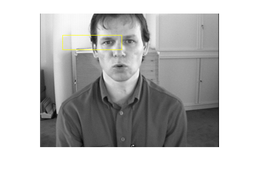
%> input picture merda que no funciona/lafotoquevolcarlota.png, 260 x 177 px, shrunk from 558 x 379 before the run
$ octave --eval "result = getHOG(imread('../merda que no funciona/lafotoquevolcarlota.png'));"   (GNU Octave 9; MATLAB toolbox functions it lacks are replaced by stand-ins)
%> lines starting %> are read from the running program, lines starting %| are printed output that depends on the picture
function [HOGdescriptor] = getHOG(I)
% INPUT IS AN IMAGE (MUST HAVE ROWS AND COLUMNS BE MULTIPLES OF 8, OTHERWISE IT WILL BE SCALED)
% OUTPUT IS A HOG DESCRIPTOR
h = [-1 0 1];
h2 = [-1;0;1];

%ndg = double(rgb2gray(I));
ndg = double(I);

Hgrad = imfilter(ndg,h); %contorns horitzontals
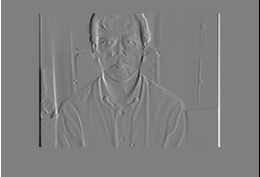
%> Hgrad: size 177x260x3 double; mean R, G, B 0, 0, 0; drawn with min black and max white
Vgrad = imfilter(ndg,h2); %contorns verticals
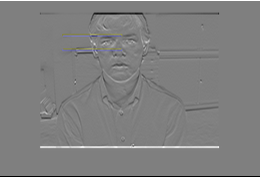
%> Vgrad: size 177x260x3 double; mean R, G, B 0, 0, 0; mean of the top-left, top-right, bottom-left and bottom-right quarters 0.9, 0.8, -0.9, -0.8; drawn with min black and max white
%compute magnitude and angle of vectors
MAG = hypot(Vgrad,Hgrad); % magnitude = sqrt(V^2 + H^2)
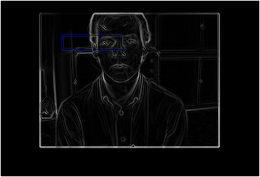
%> MAG: size 177x260x3 double; mean R, G, B 16.7, 16.7, 17.2; drawn with min black and max white
D = Vgrad./Hgrad;
%> D: size 177x260x3 double; 49.26% of the values are NaN or infinite; the others: min -228, max 222, mean 0.0881
D(isnan(D))=0;
%> D: size 177x260x3 double; 6.12% of the values are NaN or infinite; the others: min -228, max 222, mean 0.0476
ANG = atand(D); %angle of each gradient vector
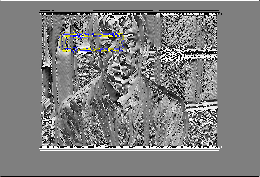
%> ANG: size 177x260x3 double; mean R, G, B 0.3, 0.3, 0.3; drawn with min black and max white
ANG = mod(ANG,180);
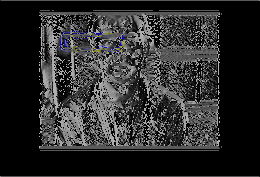
%> ANG: size 177x260x3 double; mean R, G, B 43.5, 43.5, 43.7
[F, C] = size(ndg);
%> F = 177; C = 780
cellH = 8;
cellW = 8;
HOGs = cell((F/8),(C/8)); % matrix of histos of bins of pixels
for i = 1:(F/8)
    for j = 1:(C/8)
        HOGs{i,j} = zeros(1,9,'single'); %bins of 20 deg ranges
    end
end
%> after the loop, HOGs = 2134 items
%calculate vale of each cell: histogram of gradients of pixels
for i = 1:(F/8)
    for j = 1:(C/8)
        s = 0;
        for k = 1:cellH
            for m = 1:cellW
                %count value of gradient into histogram of cell
                deg =ANG(k+(i-1)*cellH,m+(j-1)*cellW);
                mag =MAG(k+(i-1)*cellH,m+(j-1)*cellW);
                %decide contribution to bins of deg
                %bins are 10 30 50 70 90 ....
                offset = mod(deg,20) - 10;
                %contributions to adjacent bins
                %one must always be 0
                bin = ceil(deg/20);
                if(bin==0)
                    bin = 1;
                end
                [left,right,center]=binContribs(offset);
                if(bin == 1)
                    HOGs{i,j}(9) = HOGs{i,j}(9) + left*deg;
                    HOGs{i,j}(bin) = HOGs{i,j}(bin) + center*deg;
                    HOGs{i,j}(bin+1) = HOGs{i,j}(bin+1) + right*deg;
                elseif(bin == 9)
                    HOGs{i,j}(bin-1) = HOGs{i,j}(bin-1) + left*deg;
                    HOGs{i,j}(bin) = HOGs{i,j}(bin) + center*deg;
                    HOGs{i,j}(1) = HOGs{i,j}(1) + right*deg;
                else
                    HOGs{i,j}(bin-1) = HOGs{i,j}(bin-1) + left*deg;
                    HOGs{i,j}(bin) = HOGs{i,j}(bin) + center*deg;
                    HOGs{i,j}(bin+1) = HOGs{i,j}(bin+1) + right*deg;
                end
            end
        end
    end
end

%BLOCK NORMALIZATION OF overlapping 2X2 CELLS
[n, m] = size(HOGs);
%> n = 22; m = 97
normHOGs = cell(n-1,m-1); % matrix of normalized blocks of hists
%> normHOGs = 2016 items
for i = 1:n-1
    for j = 1:m-1
        normHOGs{i,j} = zeros(1, 36, 'single'); %bins of 20 deg ranges
    end
end
%> this loop made 21 passes

for i = 1:n-1
    for j = 1:m-1
        normHOGs{i,j} = [HOGs{i,j} HOGs{i,j+1} HOGs{i+1,j} HOGs{i+1,j+1}];
        normHOGs{i,j} = normHOGs{i,j} / norm(normHOGs{i,j}); %normalize
    end
end

%FINALLY: THE DESCRIPTOR OF THE IMAGE IS THE NORMALIZED HISTOGRAM MATRIX
HOGdescriptor = single(cell2mat(normHOGs));
HOGdescriptor = transpose(HOGdescriptor(:));
end
